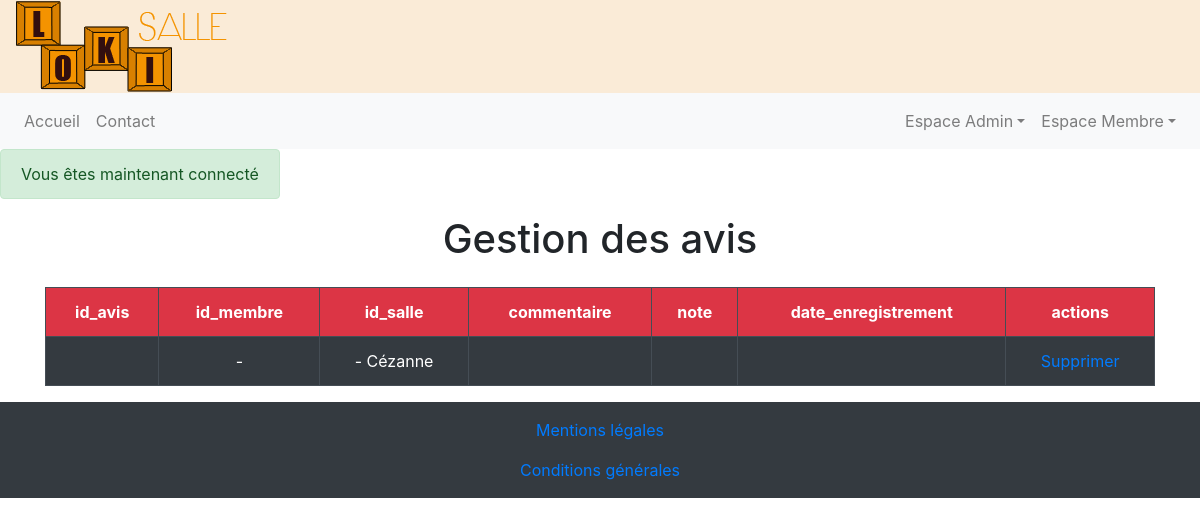
The page /reviewManagement.php (signed in) on the database as committed earlier.
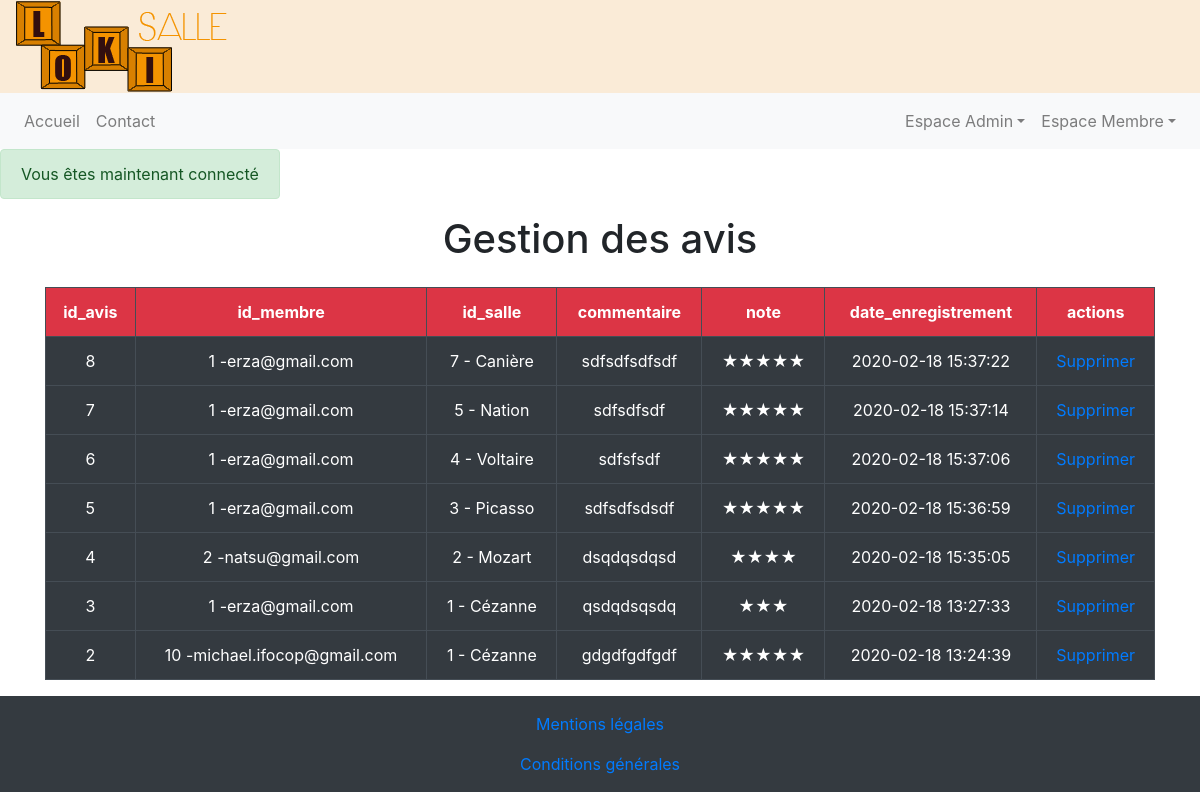
The same page on the database as committed later.
### tables this page shows
CREATE TABLE `salle` (
  `id_salle` int(3) NOT NULL,
  `titre` varchar(200) NOT NULL,
  `description` text NOT NULL,
  `photo` varchar(200) NOT NULL,
  `pays` varchar(20) NOT NULL,
  `ville` varchar(20) NOT NULL,
  `adresse` varchar(50) NOT NULL,
  `cp` int(5) NOT NULL,
  `capacite` int(3) NOT NULL,
  `categorie` enum('réunion','bureau','formation') NOT NULL
);

CREATE TABLE `avis` (
  `id_avis` int(3) NOT NULL,
  `id_membre` int(3) NOT NULL,
  `id_salle` int(3) NOT NULL,
  `commentaire` text NOT NULL,
  `note` text NOT NULL,
  `date_enregistrement` datetime NOT NULL
);

CREATE TABLE `membre` (
  `id_membre` int(3) NOT NULL,
  `pseudo` varchar(20) NOT NULL,
  `mdp` varchar(60) NOT NULL,
  `nom` varchar(20) NOT NULL,
  `prenom` varchar(20) NOT NULL,
  `email` varchar(50) NOT NULL,
  `civilite` enum('homme','femme') NOT NULL,
  `statut` int(1) NOT NULL,
  `date_enregistrement` datetime NOT NULL,
  `confirmation_token` varchar(60) DEFAULT NULL,
  `confirmed_at` datetime DEFAULT NULL,
  `reset_token` varchar(60) DEFAULT NULL,
  `reset_at` datetime DEFAULT NULL,
  `remember_token` varchar(250) DEFAULT NULL
);

### reviewManagement.php (the view, shortened to what this page needs)
<?php
require_once "header.php";
require_once "db_second.php";
$avis = $bdd->query('SELECT a.id_avis AS avis_id,
                            a.id_membre AS a_membreid,
                            a.id_salle AS a_salleid,
                            a.commentaire AS a_com,
                            a.note AS note_a,
                            a.date_enregistrement AS ade,
                            m.id_membre AS membreid,
                            m.email AS emailm,
                            s.id_salle AS salleid,
                            s.titre AS stitre
                         FROM avis AS a
                         LEFT JOIN membre AS m
                         ON a.id_membre = m.id_membre
                         RIGHT JOIN salle AS s
                         ON a.id_salle = s.id_salle
                         GROUP BY a.id_avis,
                                  a.id_membre,
                                  a.id_salle,
                                  a.commentaire,
                                  a.note,
                                  a.date_enregistrement
                         ORDER BY a.id_avis DESC
                         LIMIT 0,50');
$avis->setFetchMode(PDO::FETCH_ASSOC);
?>
<div class="container">
    <h1>Gestion des avis</h1>
    <table class="table table-dark table-bordered text-center mt-4">
        <tr class="bg-danger">
            <th scope="col">id_avis</th>
            <th scope="col">id_membre</th>
            <th scope="col">id_salle</th>
            <th scope="col">commentaire</th>
            <th scope="col">note</th>
            <th scope="col">date_enregistrement</th>
            <th scope="col">actions</th>
        </tr>
         <?php foreach($avis as $a) { ?>
        <tr>
            <td scope="col"><?= $a['avis_id'] ?></td>
            <td scope="col"><?= $a['a_membreid'] . ' -' . $a['emailm'] ?></td>
            <td scope="col"><?= $a['a_salleid'] . ' - ' . $a['stitre'] ?></td>
            <td scope="col"><?= $a['a_com']?></td>
            <td scope="col"><?= $a['note_a']?></td>
            <td scope="col"><?= $a['ade']?></td>
            <td scope="col">
                <a href="reviewManagement.php?type=avis&supprime=<?= $a['avis_id'] ?>">Supprimer</a>
            </td>
        </tr>
        <?php } ?>
    </table>
</div>
<?php require_once "footer.php"; ?>

### header.php (shortened to what this page needs)
<!DOCTYPE html>
<html lang="fr">
    <head>
        <link rel="stylesheet" href="https://stackpath.bootstrapcdn.com/bootstrap/4.4.1/css/bootstrap.min.css">
        <link rel="stylesheet" href="css/style.css">
        <link href="vendor/bootstrap/css/bootstrap.min.css" rel="stylesheet">
    </head>
    <body>
        <div class="container-fluid">
            <div class="row">
                <div class= "logo container-fluid mr-auto">
                    <a href="index.php">
                        <img class="img-fluid"src="images/logo_lokisalle.png" alt="logo lokisalle">
                    </a>
                </div>
                <?php
                    require_once "nav.php";
                ?>
                <?php if (isset($_SESSION['flash'])): ?>
                    <?php foreach($_SESSION['flash'] as $type => $message): ?>
                        <div class="alert alert-<?= $type; ?>">
                            <?= $message; ?>
                        </div>
                    <?php endforeach; ?>
                <?php endif; ?>
            </div>
        </div>

Rows that differ between the two databases and show on the page:
no longer on this page (row unchanged): salle: titre "Cézanne"
added avis: id_avis "8", id_membre "1", id_membre.email "erza@gmail.com", id_salle "7", id_salle.titre "Canière", commentaire "sdfsdfsdfsdf", note "★★★★★", date_enregistrement "2020-02-18 15:37:22"
added avis: id_avis "7", id_membre "1", id_membre.email "erza@gmail.com", id_salle "5", id_salle.titre "Nation", commentaire "sdfsdfsdf", note "★★★★★", date_enregistrement "2020-02-18 15:37:14"
added avis: id_avis "6", id_membre "1", id_membre.email "erza@gmail.com", id_salle "4", id_salle.titre "Voltaire", commentaire "sdfsfsdf", note "★★★★★", date_enregistrement "2020-02-18 15:37:06"
added avis: id_avis "5", id_membre "1", id_membre.email "erza@gmail.com", id_salle "3", id_salle.titre "Picasso", commentaire "sdfsdfsdsdf", note "★★★★★", date_enregistrement "2020-02-18 15:36:59"
added avis: id_avis "4", id_membre "2", id_membre.email "natsu@gmail.com", id_salle "2", id_salle.titre "Mozart", commentaire "dsqdqsdqsd", note "★★★★", date_enregistrement "2020-02-18 15:35:05"
added avis: id_avis "3", id_membre "1", id_membre.email "erza@gmail.com", id_salle "1", id_salle.titre "Cézanne", commentaire "qsdqdsqsdq", note "★★★", date_enregistrement "2020-02-18 13:27:33"
added avis: id_avis "2", id_membre "10", id_membre.email "michael.ifocop@gmail.com", id_salle "1", id_salle.titre "Cézanne", commentaire "gdgdfgdfgdf", note "★★★★★", date_enregistrement "2020-02-18 13:24:39"
